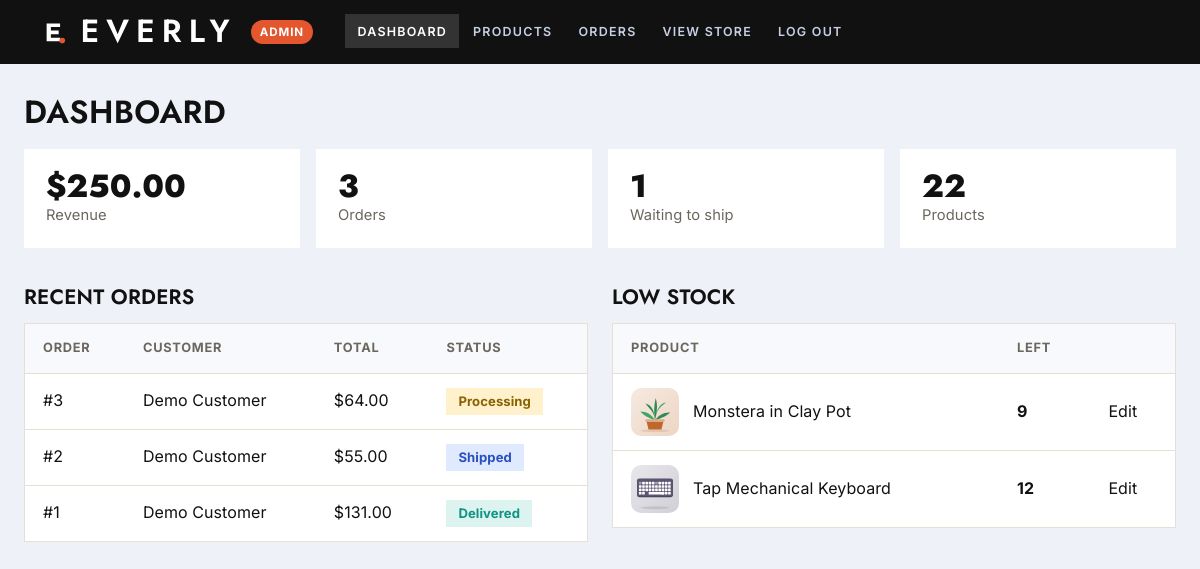
/admin/index.php (signed in), run on the app's committed database.
### tables this page shows
CREATE TABLE orders (
    id INT AUTO_INCREMENT PRIMARY KEY,
    user_id INT NOT NULL,
    customer_name VARCHAR(150) NOT NULL,
    customer_email VARCHAR(150) NOT NULL,
    customer_phone VARCHAR(30) NOT NULL DEFAULT '',
    customer_address TEXT NOT NULL,
    subtotal DECIMAL(10,2) NOT NULL DEFAULT 0,
    shipping DECIMAL(10,2) NOT NULL DEFAULT 0,
    total DECIMAL(10,2) NOT NULL,
    status ENUM('Processing', 'Shipped', 'Delivered', 'Cancelled') NOT NULL DEFAULT 'Processing',
    created_at DATETIME DEFAULT CURRENT_TIMESTAMP,
    FOREIGN KEY (user_id) REFERENCES users(id)
);

CREATE TABLE products (
    id INT AUTO_INCREMENT PRIMARY KEY,
    category_id INT,
    name VARCHAR(150) NOT NULL,
    slug VARCHAR(160) NOT NULL UNIQUE,
    description TEXT,
    price DECIMAL(10,2) NOT NULL,
    old_price DECIMAL(10,2) NULL,
    stock INT NOT NULL DEFAULT 0,
    art VARCHAR(20) NOT NULL DEFAULT 'book',
    swatch VARCHAR(7) NOT NULL DEFAULT '#3B4A6B',
    image VARCHAR(150) NULL,
    is_new TINYINT(1) NOT NULL DEFAULT 0,
    is_featured TINYINT(1) NOT NULL DEFAULT 0,
    created_at DATETIME DEFAULT CURRENT_TIMESTAMP,
    FOREIGN KEY (category_id) REFERENCES categories(id),
    FULLTEXT KEY ft_name_description (name, description)
);

### config.php (called while the page is built, shortened)
<?php
function money(float $amount): string {
    return '$' . number_format($amount, 2);
}
function e($value): string {
    return htmlspecialchars((string) $value, ENT_QUOTES, 'UTF-8');
}
require_once __DIR__ . '/includes/art.php';

### admin/index.php (the view, shortened to what this page needs)
<?php
require __DIR__ . '/../config.php';
$productCount = (int) $pdo->query('SELECT COUNT(*) FROM products')->fetchColumn();
$orderCount = (int) $pdo->query('SELECT COUNT(*) FROM orders')->fetchColumn();
$pending = (int) $pdo->query("SELECT COUNT(*) FROM orders WHERE status = 'Processing'")->fetchColumn();
$revenue = (float) $pdo->query("SELECT COALESCE(SUM(total), 0) FROM orders WHERE status <> 'Cancelled'")->fetchColumn();
$lowStock = $pdo->query('SELECT * FROM products WHERE stock < 15 ORDER BY stock ASC LIMIT 8')->fetchAll();
$recent = $pdo->query('SELECT * FROM orders ORDER BY created_at DESC LIMIT 6')->fetchAll();
require __DIR__ . '/../includes/admin_header.php';
?>
<h1>Dashboard</h1>
<div class="stat-grid">
    <div class="stat-card"><span class="stat-value"><?= money($revenue) ?></span><span class="stat-label">Revenue</span></div>
    <div class="stat-card"><span class="stat-value"><?= $orderCount ?></span><span class="stat-label">Orders</span></div>
    <div class="stat-card"><span class="stat-value"><?= $pending ?></span><span class="stat-label">Waiting to ship</span></div>
    <div class="stat-card"><span class="stat-value"><?= $productCount ?></span><span class="stat-label">Products</span></div>
</div>
<div class="admin-two">
    <div>
        <h2>Recent orders</h2>
        <div class="table-wrap">
            <table class="table">
                <thead><tr><th>Order</th><th>Customer</th><th>Total</th><th>Status</th></tr></thead>
                <tbody>
                <?php foreach ($recent as $o): ?>
                    <tr>
                        <td><a href="order_detail.php?id=<?= (int) $o['id'] ?>">#<?= (int) $o['id'] ?></a></td>
                        <td><?= e($o['customer_name']) ?></td>
                        <td><?= money((float) $o['total']) ?></td>
                        <td><span class="status-pill status-<?= e($o['status']) ?>"><?= e($o['status']) ?></span></td>
                    </tr>
                <?php endforeach; ?>
                </tbody>
            </table>
        </div>
    </div>
    <div>
        <h2>Low stock</h2>
        <div class="table-wrap">
            <table class="table">
                <thead><tr><th>Product</th><th>Left</th><th></th></tr></thead>
                <tbody>
                <?php foreach ($lowStock as $p): ?>
                    <tr>
                        <td><div class="cell-product"><span class="admin-thumb"><?= product_image($p, '../') ?></span><?= e($p['name']) ?></div></td>
                        <td><strong><?= (int) $p['stock'] ?></strong></td>
                        <td><a href="product_form.php?id=<?= (int) $p['id'] ?>">Edit</a></td>
                    </tr>
                <?php endforeach; ?>
                </tbody>
            </table>
        </div>
    </div>
</div>
<?php require __DIR__ . '/../includes/admin_footer.php'; ?>

### includes/art.php (shortened to what this page needs)
<?php
function hex_mix(string $a, string $b, float $t): string {
    $a = ltrim($a, '#');
    $b = ltrim($b, '#');
    $out = '#';
    for ($i = 0; $i < 6; $i += 2) {
        $x = hexdec(substr($a, $i, 2));
        $y = hexdec(substr($b, $i, 2));
        $out .= str_pad(dechex((int) round($x + ($y - $x) * $t)), 2, '0', STR_PAD_LEFT);
    }
    return $out;
}
function product_image(array $p, string $base = '', string $class = 'pimg'): string {
    return product_art($p, $class);
}
function product_art(array $p, string $class = 'pimg'): string {
    static $n = 0;
    $n++;
    $c = preg_match('/^#[0-9a-fA-F]{6}$/', $p['swatch'] ?? '') ? $p['swatch'] : '#3B4A6B';
    $d = hex_mix($c, '#000000', 0.32);
    $l = hex_mix($c, '#ffffff', 0.45);
    $bg = hex_mix($c, '#ffffff', 0.86);
    $bg2 = hex_mix($c, '#ffffff', 0.72);
    $type = $p['art'] ?? 'book';
    $uid = 'a' . $n;
    $s = '';
    switch ($type) {
        case 'keyboard':
            $keys = '';
            for ($r = 0; $r < 4; $r++) {
                for ($k = 0; $k < 10; $k++) {
                    if ($r === 3 && $k >= 2 && $k <= 6) { continue; }
                    $keys .= "<rect x='" . (66 + $k * 27) . "' y='" . (140 + $r * 28) . "' width='22' height='22' rx='5' fill='" . ($k % 5 === 0 && $r === 0 ? $l : '#fff') . "'/>";
                }
            }
            $keys .= "<rect x='147' y='224' width='130' height='22' rx='5' fill='#fff'/>";
            $s = "<rect x='50' y='118' width='300' height='150' rx='20' fill='$d'/><rect x='50' y='112' width='300' height='150' rx='20' fill='$c'/>$keys";
            break;
        case 'plant':
            $s = "<path d='M200 270 C196 200 150 170 120 130 C170 140 196 190 200 270 Z' fill='#2E8B57'/>"
               . "<path d='M200 270 C204 190 250 150 292 120 C240 126 206 190 200 270 Z' fill='#3BA56A'/>"
               . "<path d='M200 270 C190 210 190 150 206 84 C226 150 214 210 200 270 Z' fill='#2E8B57'/>"
               . "<path d='M200 270 C150 250 100 226 78 196 C130 196 176 224 200 270 Z' fill='#3BA56A'/>"
               . "<path d='M200 270 C250 252 300 232 326 204 C276 200 226 226 200 270 Z' fill='#2E8B57'/>"
               . "<path d='M128 270 L272 270 L254 346 L146 346 Z' fill='$c'/><rect x='120' y='260' width='160' height='24' rx='8' fill='$l'/>";
            break;
    }
    return "<svg class='$class' viewBox='0 0 400 400' role='img' aria-label='" . htmlspecialchars($p['name'] ?? 'Product') . "' xmlns='http://www.w3.org/2000/svg'>"
        . "<defs><linearGradient id='g$uid' x1='0' y1='0' x2='1' y2='1'><stop offset='0' stop-color='$bg'/><stop offset='1' stop-color='$bg2'/></linearGradient></defs>"
        . "<rect width='400' height='400' fill='url(#g$uid)'/>"
        . "<ellipse cx='200' cy='356' rx='" . ($type === 'blanket' ? 150 : 118) . "' ry='12' fill='$d' opacity='.14'/>"
        . $s . '</svg>';
}

### assets/css/style.css (style rules this page uses)
:root { --ink: #17203A; --ink-2: #2A3556; --coral: #FF5B45; --coral-d: #E5432E; --sun: #FFC93C; --bg: #F4F6FA; --card: #FFFFFF; --line: #E1E5EE; --muted: #5B6783; --ok: #0E9384; --danger: #C2362B; --radius: 16px; --shadow: 0 1px 2px rgba(23, 32, 58, 0.05), 0 8px 24px rgba(23, 32, 58, 0.07); --shadow-up: 0 2px 4px rgba(23, 32, 58, 0.06), 0 16px 36px rgba(23, 32, 58, 0.12); }
* { box-sizing: border-box; }
html { scroll-behavior: smooth; }
body { margin: 0; background: var(--bg); color: var(--ink); font-family: "Inter", -apple-system, "Segoe UI", Helvetica, Arial, sans-serif; font-size: 16px; line-height: 1.6; -webkit-font-smoothing: antialiased; }
h1, h2, h3, h4 { font-family: "Jost", "Inter", sans-serif; font-weight: 700; letter-spacing: -0.02em; line-height: 1.12; margin: 0 0 0.45em; }
h1 { font-size: clamp(2rem, 4.4vw, 3rem); }
h2 { font-size: clamp(1.5rem, 2.8vw, 2rem); }
a { color: var(--ink); text-decoration: none; }
img, svg { max-width: 100%; }
.pimg { display: block; width: 100%; height: 100%; object-fit: cover; transition: transform 0.4s ease; }
.table-wrap { background: var(--card); border-radius: var(--radius); box-shadow: var(--shadow); overflow-x: auto; }
.table { width: 100%; border-collapse: collapse; }
.table th { text-align: left; padding: 14px 18px; font-size: 0.8rem; text-transform: uppercase; letter-spacing: 0.06em; color: var(--muted); background: #F8F9FC; }
.table td { padding: 14px 18px; border-top: 1px solid var(--line); vertical-align: middle; }
.status-pill { display: inline-block; padding: 3px 12px; border-radius: 999px; font-size: 0.82rem; font-weight: 700; }
.status-Processing { background: #FFF1CC; color: #8A6200; }
.status-Shipped { background: #E0EAFF; color: #2A4FBF; }
.status-Delivered { background: #DDF3EF; color: var(--ok); }
:root { --ink: #111111; --ink-2: #2B2B2B; --coral: #E4572E; --coral-d: #C84520; --sun: #F3D9A4; --bg: #FBF8F3; --line: #E6DFD3; --muted: #6B665E; --radius: 0; --shadow: none; --shadow-up: 0 12px 30px rgba(17, 17, 17, 0.10); }
body { background: #fff; letter-spacing: 0.005em; }
h1, h2, h3, h4 { font-weight: 600; letter-spacing: 0.01em; text-transform: uppercase; }
h1 { font-size: clamp(2rem, 4.6vw, 3.4rem); line-height: 1.04; }
h2 { font-size: clamp(1.3rem, 2.4vw, 1.7rem); }
.save-pill, .status-pill, .pagination a, .pagination span, .alert, .empty-state, .toast { border-radius: 0; }
.filters, .summary-card, .panel, .ship-meter, .cart-row, .table-wrap { border-radius: 0; box-shadow: none; border: 1px solid var(--line); }

### assets/css/admin.css (style rules this page uses)
.admin-body { background: #EEF1F7; }
.admin-main h1 { font-size: 2rem; }
.stat-grid { display: grid; grid-template-columns: repeat(4, 1fr); gap: 16px; margin: 20px 0 32px; }
.stat-card { background: #fff; border-radius: var(--radius); box-shadow: var(--shadow); padding: 20px 22px; display: flex; flex-direction: column; }
.stat-value { font-family: "Jost", sans-serif; font-weight: 800; font-size: 2rem; line-height: 1.1; }
.stat-label { color: var(--muted); font-size: 0.92rem; }
.admin-two { display: grid; grid-template-columns: 1fr 1fr; gap: 24px; }
.admin-main h2 { font-size: 1.3rem; margin: 6px 0 14px; }
.admin-thumb { width: 48px; height: 48px; border-radius: 10px; overflow: hidden; display: block; }
.cell-product { display: flex; align-items: center; gap: 14px; }

### data on the page
orders: id "3", customer_name "Demo Customer", total "$64.00", status "Processing"
orders: id "2", customer_name "Demo Customer", total "$55.00", status "Shipped"
orders: id "1", customer_name "Demo Customer", total "$131.00", status "Delivered"
products: name "Monstera in Clay Pot", stock "9"
products: name "Tap Mechanical Keyboard", stock "12"

### other printed values
money($revenue) "$250.00"
$orderCount "3"
$pending "1"
$productCount "22"
